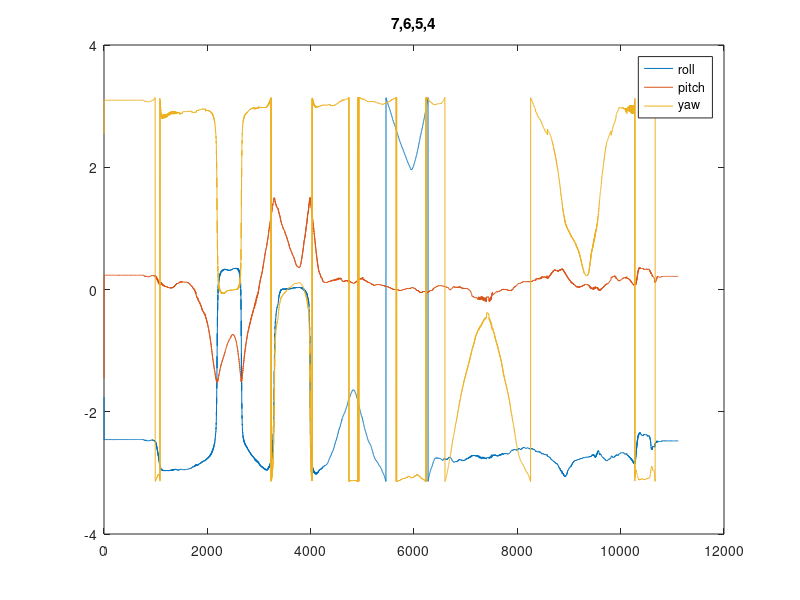
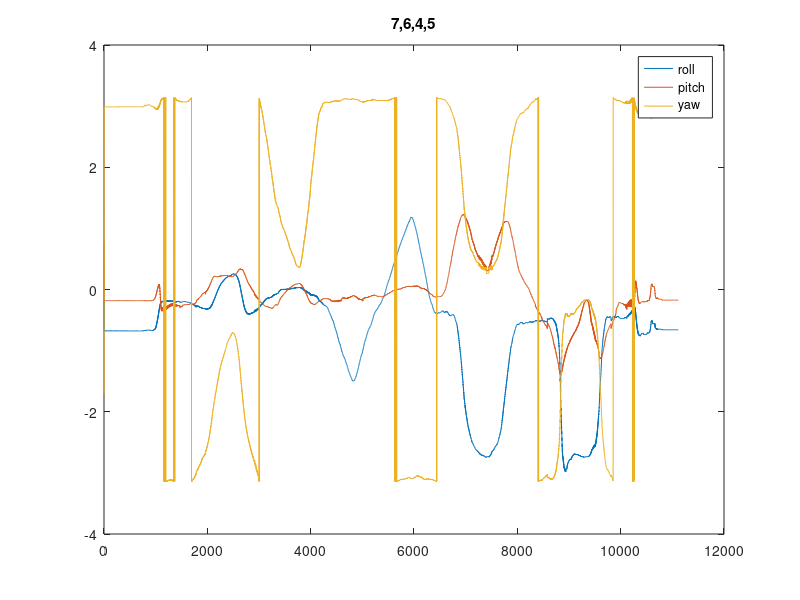
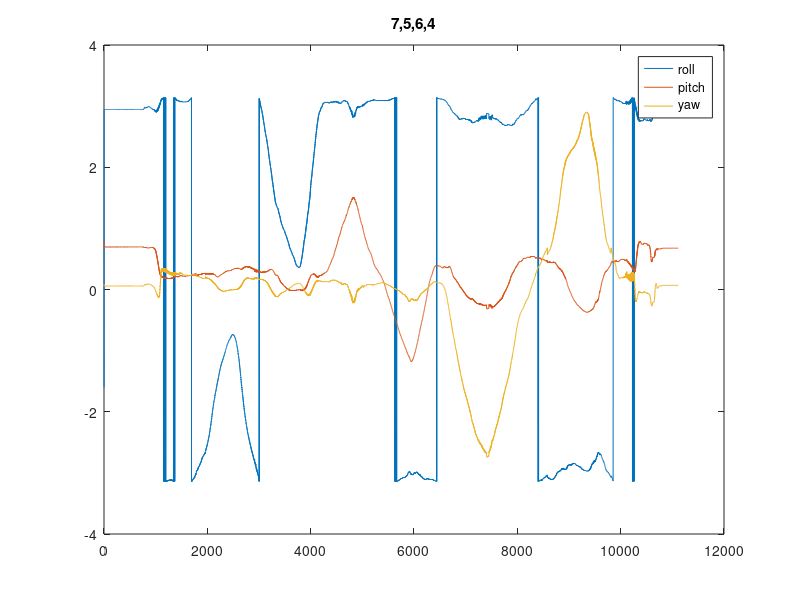
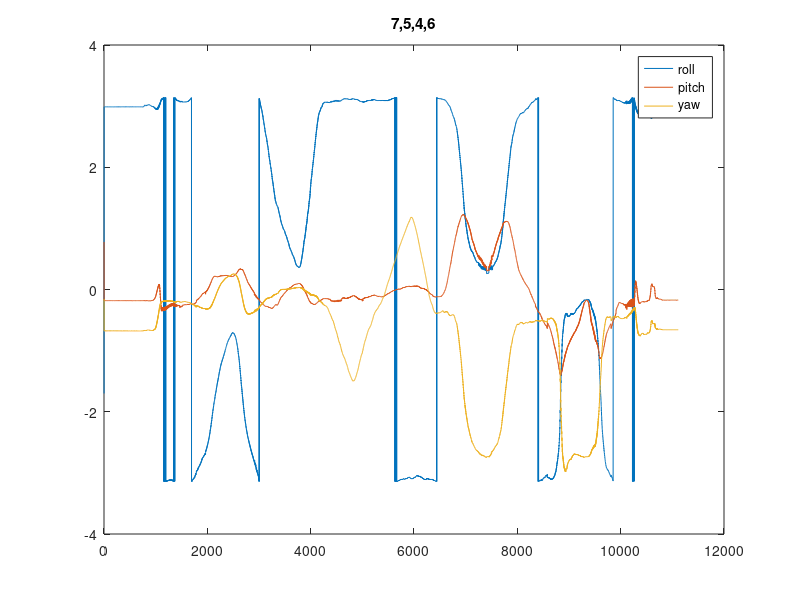

Here is the MATLAB script that generated these plots, in order:
close all
d=load('rpy2.txt');
%trials = [4,5,6,7;
%          5,4,6,7;
% 5746

trials = perms([4,5,6,7]);
%trials = [4,5,6,7];
%trials = [6,5,7,4]; %5,7,4,6];
for t = 1:size(trials,1)
  i = trials(t,:);
  q0 = d(:,i(1));
  q1 = d(:,i(2));
  q2 = d(:,i(3));
  q3 = d(:,i(4));
  r = atan2(2*(q0.*q1+q2.*q3), 1 - 2*(q1.^2 + q2.^2));
  p = asin(2*(q0.*q2 - q3.*q1));
  y = atan2(2*(q0.*q3+q1.*q2), 1 - 2*(q2.^2 + q3.^2));
  if (r(1) > 1.5)
    r = r - pi;
  end
  figure
  plot([r,p,y]);
  s = sprintf('%d,%d,%d,%d', i);
  title(s);
  legend('roll','pitch','yaw');
end
